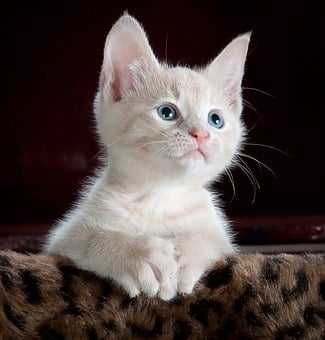
#> input picture two.jpg, 325 x 340 px
$ python 'pencial_sketch input already given.py'
#> lines starting #> are read from the running program, lines starting #| are printed output that depends on the picture
# We need to install opencv using command "pip install opencv-python"
import cv2

# Reading the image
#image = cv2.imread("three.jpg")
image=cv2.imread("two.jpg")
#> image is the input picture: shape (340, 325, 3); mean B, G, R 64.4, 66.9, 78.5
cv2.imshow("Given Picture", image)
cv2.waitKey(0)

# Converting it into grayscale
gray_image = cv2.cvtColor(image, cv2.COLOR_BGR2GRAY)
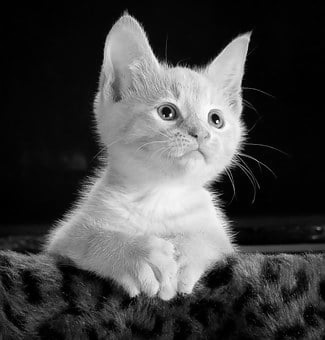
#> gray_image: shape (340, 325); min 0, max 255, mean 70.1
cv2.imshow("Step1 : GrayScale", gray_image)
cv2.waitKey(0)

# Inverting the image
inverted_image = 255 - gray_image
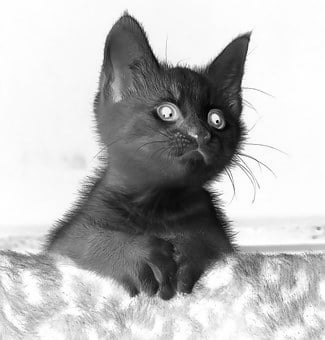
#> inverted_image: shape (340, 325); min 0, max 255, mean 184.9
cv2.imshow("Step 2: Invert", inverted_image)
cv2.waitKey(0)

# The pencil sketch
blurred = cv2.GaussianBlur(inverted_image, (21, 21), 0)
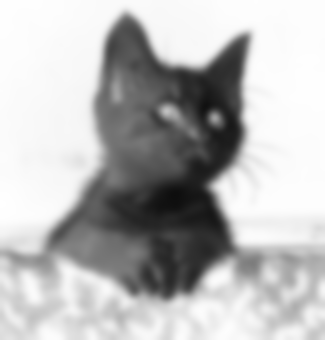
#> blurred: shape (340, 325); min 13, max 255, mean 184.9
inverted_blurred = 255 - blurred
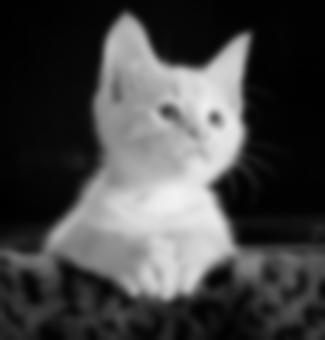
#> inverted_blurred: shape (340, 325); min 0, max 242, mean 70.1
pencil_sketch = cv2.divide(gray_image, inverted_blurred, scale=256.0)
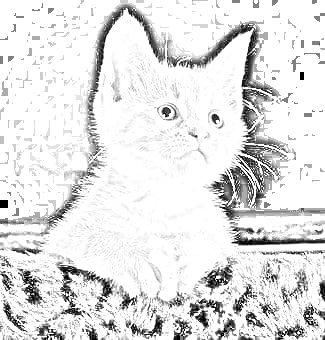
#> pencil_sketch: shape (340, 325); min 0, max 255, mean 226.1
cv2.imshow("Step3: Sketch", pencil_sketch)
cv2.waitKey(0)

# Final image
cv2.imshow("Original Image", image)
cv2.imshow("Pencil Sketch", pencil_sketch)
cv2.waitKey(0)
